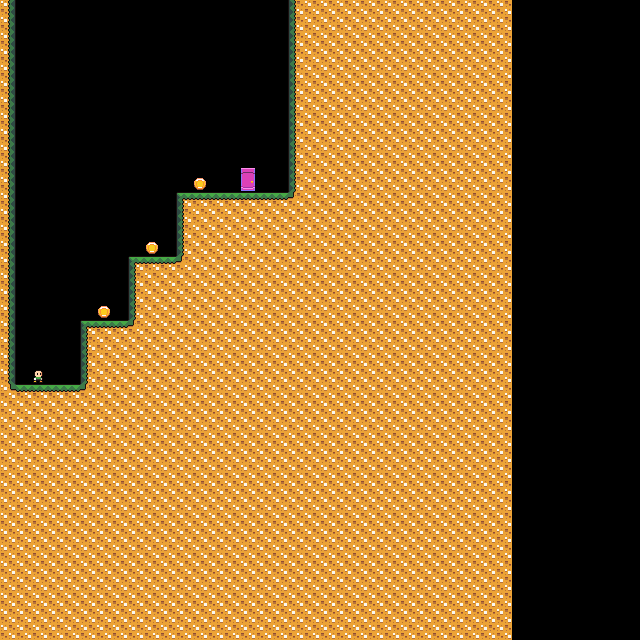

Rendered tile map (Tiled .tmx) drawn with the repository's tilesets; below, a short description and the map source with its tile grids summarised:
An orthogonal 40x40 tile map with 16x16 px tiles, 3 tile layers (Background, Terrain, Entities).

<map version="1.0" orientation="orthogonal" renderorder="right-down" width="40" height="40" tilewidth="16" tileheight="16" nextobjectid="1">
 <tileset firstgid="1" source="mastersheet.tsx" />
 <layer name="Background" width="40" height="40">
  <data>[1600 cells, 280 non-empty, 79 distinct tile ids]</data>
 </layer>
 <layer name="Terrain" width="40" height="40">
  <data>[1600 cells, 992 non-empty, 7 distinct tile ids]</data>
 </layer>
 <layer name="Entities" width="40" height="40">
  <data>[1600 cells, 6 non-empty, 4 distinct tile ids]</data>
 </layer>
</map>
